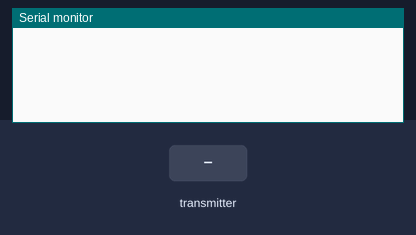
Simulated run of this sketch. Board: Arduino Uno, built with avr-gcc and run on an emulated ATmega328P. On the bench: the last lines printed to the serial monitor. The test bench sets the inputs (shaded band). Random numbers use the default seed unless the sketch sets one; no radio packets arrive unless stated.

Above: at 1.2 s.
1.3 s: the transmitter starts sending inputData.0 = 64
At 2.1 s:
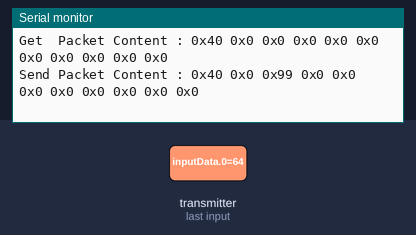
2.8 s: the transmitter starts sending inputData.1 = 255
At 3.2 s:
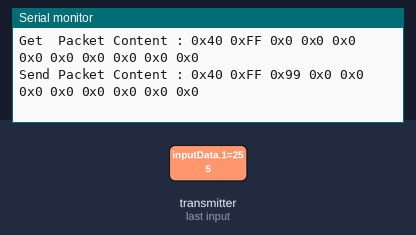
4.3 s: the transmitter starts sending inputData.4 = 255
At 5.5 s:
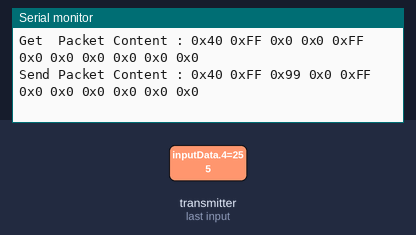
5.8 s: the transmitter starts sending inputData.0 = 255
At 6.8 s:
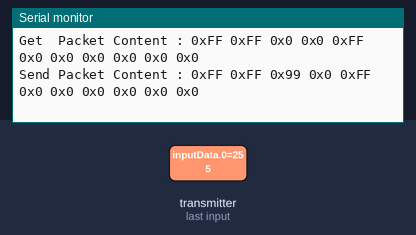
7.3 s: the transmitter starts sending inputData.1 = 0
At 7.9 s:
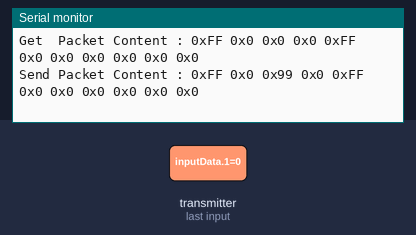
8.8 s: the transmitter starts sending inputData.4 = 0
At 10.2 s:
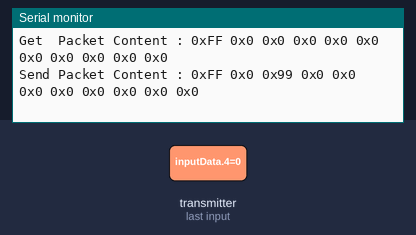

The sketch:

Relay.ino
```cpp
#include "MyLoRa.h"
#include <SPI.h>
#include "Arduino.h"
#include <LoRa.h>

// 定義MyLoRa物件
MyLoRa L(0x99,11);

// 定義全域變數
bool lock = false ;

// 建立函數區
// ===================================================================
// 建立顯示封包
void PrintPacket(byte d[],int Max,String msg)
{
  Serial.print(msg);
  for(int i = 0 ; i < Max ; i++)
  {
    Serial.print("0x");
    Serial.print(d[i],HEX);
    Serial.print(" ");
  }
  Serial.println("");
}

void AutoSend()
{
  L.setHeader(0x01);
  L.setData(0x01);
  L.SendPacket(true);
  while(!L.GetACK(true));
  L.setNext();
}

// 通用設定區
// ===================================================================
void setup()
{
  Serial.begin(9600);
  if(!LoRa.begin(915E6))
  {
    Serial.println("Start Fail~");
    while(1);
  }

  Serial.setTimeout(500);
}

// 通用迴圈區
// ===================================================================
void loop()
{
  bool lock = false;
  if(Serial.available())
  {
    byte inputData[6] = {0};
    Serial.readBytes(inputData,6);
    if(inputData[0] == 0xff && inputData[1] == 0xff && inputData[2] == 0xff && inputData[3] == 0xff && inputData[4] == 0xff && inputData[5] == 0xff)
    {
      Serial.println("Mode:Relay");
      lock = false;
    }
  }
  if(!lock)
  {
      L.RelayBegin();
  }

}
```

MyLoRa.cpp
```cpp
#include "MyLoRa.h"
#include <LoRa.h>
#include <SPI.h>
#include "Arduino.h"
#include <EEPROM.h>
/*
 * 1. 使用EEPROM 儲存 SQ Number 避免關機重開後無法正常傳值
 * 2. 使用Data Table 確保資料不會接收到相同內容
 */
// 建立亂數功能
void MyLoRa::RandomData(int MaxNum)
{
  for(int i = 0 ; i < MaxNum ; i++)
  {
    randomSeed(analogRead(0));
    this->d[i] =random(97,122);
  }
}

// 建立建構子(節點)
MyLoRa::MyLoRa(byte sender , byte revicer , int packetSize)
{
  this->sender = sender;
  this->revicer = revicer;
  this->packetSize = packetSize ;
  this->num = this->GetFromEEPROM();
}

// 建立建構子(轉送)
MyLoRa::MyLoRa(byte relay, int packetSize)
{
  this->setRelay(relay);
  this->packetSize = packetSize ;
}

// 建立計數器
void MyLoRa::setNext()
{
  num ++ ;
  num = num % 255 ;
  this->SetToEEPROM(num);
}

// 設定標頭資料
void MyLoRa::setHeader(byte S_A)
{
  if(S_A == 0x02)
  {
    this->data[0] = this->sender;
    this->data[1] = this->backData[0];
    this->data[2] = this->relay;
    this->data[3] = S_A ;
    this->data[4] = this->data[4] ;
  }
  else
  {
    this->data[0] = this->sender;
    this->data[1] = this->revicer;
    this->data[2] = this->relay;
    this->data[3] = S_A ;
    this->data[4] = this->num ;
  }
}

// 設定封包資料
void MyLoRa::setData(byte mode , int MaxNum = 6 ,byte inputData[] = {0})
{
  if (mode == 1)
  {
    this->RandomData(MaxNum);
    for (int i = 0 ; i < MaxNum ; i++ )
    {
      this->data[i+5] = this->d[i];
    }
  }
  if (mode == 2)
  {
    for(int i = 5 ; i <= 11 ; i++)
    {
      this->data[i] = inputData[i-5];
    }
  }
  if(mode == 3)
  {
    for(int i = 4 ; i <=11 ; i++)
    {
      this->data[i] = this->backData[i];
    }
  }
}

// 設定Relay位置
void MyLoRa::setRelay(byte Address = 0x00)
{
  this->relay = Address ;
}

// 發送封包
void MyLoRa::SendPacket(bool Print)
{
  LoRa.beginPacket();
  LoRa.write(data,packetSize);
  LoRa.endPacket();
  this->SendTime = millis();
  if(Print)
  {
    this->PrintPacket(data,11,"Send Packet Content : ");
  }
}


// 接收封包
bool MyLoRa::getPacket(bool Print)
{
  int backPacketSize = LoRa.parsePacket();
  if(backPacketSize > 0)
  {
    LoRa.readBytes(this->backData , backPacketSize);
    if(this->backData[1] == this->sender || this->relay != 0x00)
    {
      byte nowPacket[3] = {this->backData[0] , this->backData[1] , this->backData[4]};
      if(!SearchHistory(nowPacket))
      {
        // 資料放入紀錄中
        this-> index = this-> index % 255;
        this-> historyData[this->index][0] = this->backData[0];
        this-> historyData[this->index][1] = this->backData[1];
        this-> historyData[this->index][2] = this->backData[4];
        this-> index += 1;

        if(Print)
        {
          this->PrintPacket(backData,11,"Get  Packet Content : ");
        }
        return true;
      }
    }
  }
  return false;
}

// 清除封包
void MyLoRa::claerBuffer()
{
  for(int i = 0 ; i < 11 ; i++)
  {
    data[i] = 0x00 ;
    backData[i] = 0x00 ;
    d[i] = 0x00 ;
  }
}

// 建立顯示封包
void MyLoRa::PrintPacket(byte d[],int Max , String msg)
{
  Serial.print(msg);
  for(int i = 0 ; i < Max ; i++)
  {
    Serial.print("0x");
    Serial.print(d[i],HEX);
    Serial.print(" ");
  }
  Serial.println("");
}

// 發送回應封包
void MyLoRa::SendACK(bool Print)
{
  delay(1000);
  this->SendACKTime = millis();
  this->setHeader(0x02);
  this->setData(0x03);
  this->SendPacket(Print);
}

// 接收回應封包
bool MyLoRa::GetACK(bool Print)
{
  this->GetACKTime = millis();
  this->getPacket(Print);
  if((this->backData[1] == this->sender) && (this->backData[4] == this->num) && (this->backData[3] == 0x02))
  {
    this->claerBuffer();
    return true;
  }
  if((this->GetACKTime - this->SendTime) > 2000)
  {
    this->SendPacket(true);
  }
  return false;
}

// 啟動轉送器
void MyLoRa::RelayBegin()
{
  if(getPacket(true))
  {
    for(int i = 0 ; i < 11 ; i++)
    {
      this->data[i] = this->backData[i];
    }
    this->data[2] = this->relay;
    this->SendPacket(true);
  }
}

void MyLoRa::setPacket(byte input[])
{
  // 設定Header
  for(int i = 0 ; i < 5 ; i++)
  {
    this->data[i] = input[i];
  }

  byte _input[6];
  for(int i = 5 ; i < 11 ; i++)
  {
    _input[i] = input[i];
  }

  // 設定資料
  this->setData(0x02,6,_input);

}

// 搜尋歷史紀錄
bool MyLoRa::SearchHistory(byte nowPacket[])
{
  //Serial.println("This is [SearchHistory] Function");
  for(int i = 0 ; i < 255 ; i++)
  {
    int replyNum = 0 ;
    for(int j = 0 ; j < 3 ; j++)
    {
      if(this ->historyData[i][j] == nowPacket[j])
      {
        replyNum += 1 ;
      }
    }
    if(replyNum >= 3)
    {
      return true;
    }
  }
  return false;
}


// 列印出紀錄
void MyLoRa::PrintSeacherHistory()
{
  for(int i = 0 ; i < 255 ; i++)
  {
    Serial.print("[");
    for(int j = 0 ; j < 3 ; j++)
    {
      Serial.print("0x");
      Serial.print(this->historyData[i][j],HEX);
      Serial.print(" ");
    }
    Serial.println("]");
  }
}


// 記錄至 EEPROM
void MyLoRa::SetToEEPROM(int number)
{
  EEPROM.write(0,number);
}


// 從EEPROM提取紀錄
int MyLoRa::GetFromEEPROM()
{
  return EEPROM.read(0);
}
```

MyLoRa.h
```cpp
#ifndef _MyLoRa__
#define _MyLoRa__

#include <LoRa.h>
#include <SPI.h>
#include "Arduino.h"

// 建構LoRa物件
class MyLoRa
{
  private :
    byte sender , revicer , relay , num = 0 ;
    int packetSize ;
    long SendTime , GetTime ,SendACKTime,GetACKTime;
    byte historyData[255][3] = {0};
    byte index = 0 ;
    byte ResendNum = 0 ;

    // 產生亂數資料
    void RandomData(int MaxNum);

  public :
    byte data[11] ;
    byte backData[11];
    byte d[6] ;

    // 建立建構子(節點)
    MyLoRa(byte sender , byte revicer , int packetSize);

    // 建立建構子(轉送)
    MyLoRa(byte relay, int packetSize);

    // 內部計數器 + 1
    void setNext();

    // 設定標頭資料
    void setHeader(byte S_A);

    // 設定封包資料
    void setData(byte mode , int MaxNum = 6 ,byte inputData[] = {0});

    // 設定Relay位置
    void setRelay(byte Address = 0x00);

    // 發送封包
    void SendPacket(bool Print);

    // 接收封包
    bool getPacket(bool Print);

    // 清除封包
    void claerBuffer();

    // 列印封包
    void PrintPacket(byte d[] ,int Max , String msg);

    // 發送回應封包
    void SendACK(bool Print);

    // 接收回應封包
    bool GetACK(bool Print);

    // 建立轉送器
    void RelayBegin();

    // 設定整個封包內容
    void setPacket(byte input[]);

    // 搜尋歷史資料
    bool SearchHistory(byte nowPacket[]);

    // 列印出紀錄
    void PrintSeacherHistory();

    // 記錄至 EEPROM
    void SetToEEPROM(int number);

    // 從EEPROM提取紀錄
    int GetFromEEPROM();

};

#endif
```

Measured:
- after the input at 1.3 s, the serial monitor: prints a new line at once (image 1)
- after the input at 2.8 s, the serial monitor: prints a new line at once (image 2)
- after the input at 4.3 s, the serial monitor: prints a new line at once (image 3)
- after the input at 5.8 s, the serial monitor: prints a new line at once (image 4)
- after the input at 7.3 s, the serial monitor: prints a new line at once (image 5)
- after the input at 8.8 s, the serial monitor: prints a new line at once (image 6)
